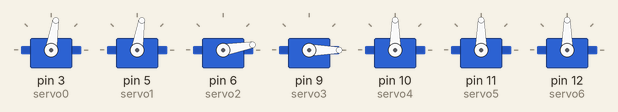
Simulated run of this sketch. Board: Arduino Uno, built with avr-gcc and run on an emulated ATmega328P. On the bench: 7 × servo.

Above: at 4.1 s.
At 7.6 s:
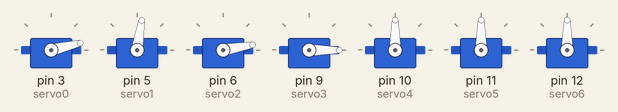
At 9.3 s:
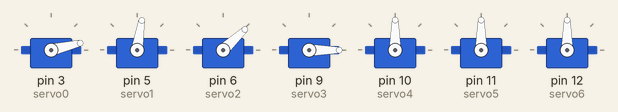
At 10.7 s:
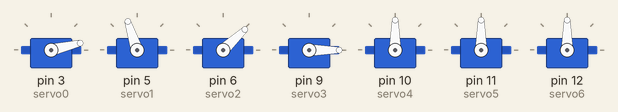
At 11.7 s:
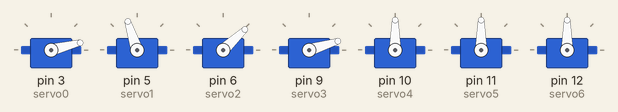
Timing chart, 0 to 13.2 s (numbered marks = the images above):
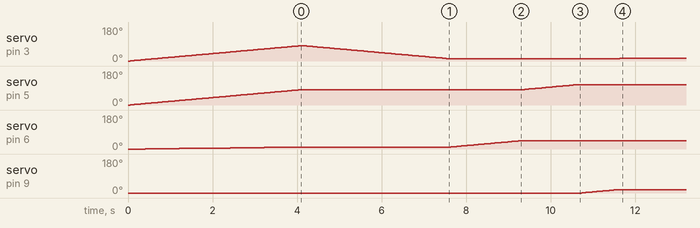

The sketch:

Automated_Robot_Arm_v._1.ino
```cpp
#include <Servo.h>
Servo servo0, servo1, servo2, servo3, servo4, servo5, servo6; //servo5 = opener; servo6 = swiper

void setup() {
  Serial.begin(9600);
  servo0.attach(3);
  servo1.attach(5);
  servo2.attach(6);
  servo3.attach(9);
  servo4.attach(10);
  servo5.attach(11);
  servo6.attach(12);

  rest();
  Starting();
  Move0(81,13);
  Move2(10,43);
  Move1(81,108);
  Move3(0,17);
  Move0(13,14);
  /*
  BottomLeft0();
  BottomLeft2();
  BottomLeft1();
  BottomLeft3();
  BottomLeftBefore0();
  BottomLeftBefore3();
  BottomLeftBefore2();
  BottomLeftBefore1();
  BottomLeftAfter0123();
  ShoulderLift();
  DepositBottomLeft01();
  DepositBottomLeft3();
  DepositBottomLeft2();
  */
}

/*
 * Format of Coordinates:
 * Servo (0,1,2,3)
 *
 * Starting Position
 * (81, 81, 10, 0)
 *
 *
 * Bottom Left Penny Stack
 * (16,108,43,17)
 *
 * //Bottom Left Penny Stack (before scoop)
 * //(0,109,44,15)
 *
 * //Bottom Left Penny Stack (after scoop)
 * //(17, 107, 49, 15)
 *
 * Depositing Left Penny Stack onto target
 * (81, 94, 65, 38)
 */
void loop() {

}

void rest() {
  servo0.write(0);
  servo1.write(0);
  servo2.write(0);
  servo3.write(0);
}

void Starting() {
  for (int i = 0; i <= 81; i++)
  {
     servo0.write(i);
     servo1.write(i);
     servo2.write((int)(i/8));
     servo3.write(0);
     delay(50);
  }
}

void Move0(int before, int after) {
  if (after > before)
  {
     for (int i = before; i <= after; i++)
     {
         servo0.write(i);
         delay(50);
     }
  }
  if (after < before)
  {
     for (int i = before; i >= after; i--)
     {
         servo0.write(i);
         delay(50);
     }
  }
}

void Move1(int before, int after) {
  if (after > before)
  {
     for (int i = before; i <= after; i++)
     {
         servo1.write(i);
         delay(50);
     }
  }
  if (after < before)
  {
     for (int i = before; i >= after; i--)
     {
         servo1.write(i);
         delay(50);
     }
  }
}

void Move2(int before, int after) {
  if (after > before)
  {
     for (int i = before; i <= after; i++)
     {
         servo2.write(i);
         delay(50);
     }
  }
  if (after < before)
  {
     for (int i = before; i >= after; i--)
     {
         servo2.write(i);
         delay(50);
     }
  }
}

void Move3(int before, int after) {
  if (after > before)
  {
     for (int i = before; i <= after; i++)
     {
         servo3.write(i);
         delay(50);
     }
  }
  if (after < before)
  {
     for (int i = before; i >= after; i--)
     {
         servo3.write(i);
         delay(50);
     }
  }
}

void BottomLeft0() {
  for (int i = 81; i >= 12 ; i--)
  {
     servo0.write(i);
     delay(50);
  }
  servo1.write(108);
}

void BottomLeft1() {
  for (int i = 81; i <= 108; i++)
  {
     servo1.write(i);
     delay(50);
  }
}
void BottomLeft2() {
  for (int i = 10; i <= 43; i++)
  {
     servo2.write(i);
     delay(50);
  }
}

void BottomLeft3() {
  for (int i = 0; i <= 17; i++)
  {
     servo3.write(i);
     delay(50);
  }
}
/*
void BottomLeftBefore0() {
  for (int i = 81; i>=0; i--)
  {
     servo0.write(i);
     delay(50);
  }
}
void BottomLeftBefore1() {
  for (int i = 81; i <= 109; i++)
  {
     servo1.write(i);
     delay(50);
  }
  servo0.write(0);
}

void BottomLeftBefore2() {
  for (int i = 10; i<= 44; i++)
  {
     servo2.write(i);
     delay(50);
  }
}

void BottomLeftBefore3() {
  for (int i = 0; i <= 15; i++)
  {
     servo3.write(i);
     delay(50);
  }
}


//Open the claw

void BottomLeftAfter0123() {
  for (int i = 0; i<=17; i++)
  {
     servo0.write(i);
     delay(20);
  }
  servo1.write(107);
  servo2.write(49);
  servo3.write(15);
}

*/
// Close the claw
//Flip the container

void ShoulderLift() {
  int i = servo1.read();
  for (int j; j <= 15; j++)
  {
     servo1.write(i-j);
     delay(50);
  }

}
void DepositBottomLeft01() {
  for (int i = 17; i<= 81; i++)
  {
     servo0.write(i);
     delay(50);
  }
  servo1.write(94);
}

void DepositBottomLeft2 () {
  for (int i = 49; i <= 65; i++)
  {
     servo2.write(i);
     delay(50);
  }
}

void DepositBottomLeft3() {
  for (int i = 15; i <= 38; i++)
  {
     servo3.write(i);
     delay(50);
  }
}
```
